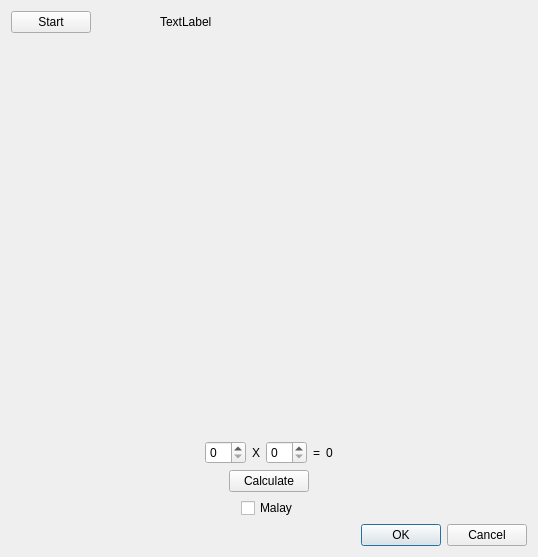
<?xml version="1.0" encoding="UTF-8"?>
<ui version="4.0">
 <class>HelloWorldDialogBase</class>
 <widget class="QDialog" name="HelloWorldDialogBase">
  <property name="geometry">
   <rect>
    <x>0</x>
    <y>0</y>
    <width>538</width>
    <height>557</height>
   </rect>
  </property>
  <property name="windowTitle">
   <string>Hello World</string>
  </property>
  <layout class="QGridLayout" name="gridLayout">
   <item row="0" column="0">
    <layout class="QVBoxLayout" name="verticalLayout">
     <item>
      <layout class="QHBoxLayout" name="horizontalLayout_2">
       <item>
        <widget class="QPushButton" name="pbStart">
         <property name="text">
          <string>Start</string>
         </property>
        </widget>
       </item>
       <item>
        <spacer name="horizontalSpacer_2">
         <property name="orientation">
          <enum>Qt::Horizontal</enum>
         </property>
         <property name="sizeHint" stdset="0">
          <size>
           <width>10</width>
           <height>20</height>
          </size>
         </property>
        </spacer>
       </item>
       <item>
        <widget class="QLabel" name="lbHello">
         <property name="text">
          <string>TextLabel</string>
         </property>
        </widget>
       </item>
       <item>
        <spacer name="horizontalSpacer_3">
         <property name="orientation">
          <enum>Qt::Horizontal</enum>
         </property>
         <property name="sizeHint" stdset="0">
          <size>
           <width>40</width>
           <height>20</height>
          </size>
         </property>
        </spacer>
       </item>
       <item>
        <spacer name="horizontalSpacer_6">
         <property name="orientation">
          <enum>Qt::Horizontal</enum>
         </property>
         <property name="sizeHint" stdset="0">
          <size>
           <width>40</width>
           <height>20</height>
          </size>
         </property>
        </spacer>
       </item>
       <item>
        <spacer name="horizontalSpacer_7">
         <property name="orientation">
          <enum>Qt::Horizontal</enum>
         </property>
         <property name="sizeHint" stdset="0">
          <size>
           <width>40</width>
           <height>20</height>
          </size>
         </property>
        </spacer>
       </item>
       <item>
        <spacer name="horizontalSpacer_4">
         <property name="orientation">
          <enum>Qt::Horizontal</enum>
         </property>
         <property name="sizeHint" stdset="0">
          <size>
           <width>40</width>
           <height>20</height>
          </size>
         </property>
        </spacer>
       </item>
       <item>
        <spacer name="horizontalSpacer_5">
         <property name="orientation">
          <enum>Qt::Horizontal</enum>
         </property>
         <property name="sizeHint" stdset="0">
          <size>
           <width>40</width>
           <height>20</height>
          </size>
         </property>
        </spacer>
       </item>
      </layout>
     </item>
     <item>
      <spacer name="verticalSpacer">
       <property name="orientation">
        <enum>Qt::Vertical</enum>
       </property>
       <property name="sizeHint" stdset="0">
        <size>
         <width>20</width>
         <height>40</height>
        </size>
       </property>
      </spacer>
     </item>
     <item>
      <layout class="QVBoxLayout" name="verticalLayout_2">
       <item>
        <layout class="QHBoxLayout" name="horizontalLayout_5">
         <item>
          <spacer name="horizontalSpacer_11">
           <property name="orientation">
            <enum>Qt::Horizontal</enum>
           </property>
           <property name="sizeHint" stdset="0">
            <size>
             <width>40</width>
             <height>20</height>
            </size>
           </property>
          </spacer>
         </item>
         <item>
          <layout class="QHBoxLayout" name="horizontalLayout_4">
           <item>
            <widget class="QSpinBox" name="sbValue1"/>
           </item>
           <item>
            <widget class="QLabel" name="label_2">
             <property name="text">
              <string>X</string>
             </property>
            </widget>
           </item>
           <item>
            <widget class="QSpinBox" name="sbValue2"/>
           </item>
           <item>
            <widget class="QLabel" name="label">
             <property name="text">
              <string>=</string>
             </property>
            </widget>
           </item>
           <item>
            <widget class="QLabel" name="lbAnswer">
             <property name="text">
              <string>0</string>
             </property>
            </widget>
           </item>
          </layout>
         </item>
         <item>
          <spacer name="horizontalSpacer_10">
           <property name="orientation">
            <enum>Qt::Horizontal</enum>
           </property>
           <property name="sizeHint" stdset="0">
            <size>
             <width>40</width>
             <height>20</height>
            </size>
           </property>
          </spacer>
         </item>
        </layout>
       </item>
       <item>
        <layout class="QHBoxLayout" name="horizontalLayout_6">
         <item>
          <spacer name="horizontalSpacer_12">
           <property name="orientation">
            <enum>Qt::Horizontal</enum>
           </property>
           <property name="sizeHint" stdset="0">
            <size>
             <width>40</width>
             <height>20</height>
            </size>
           </property>
          </spacer>
         </item>
         <item>
          <widget class="QPushButton" name="pbCalculate">
           <property name="text">
            <string>Calculate</string>
           </property>
          </widget>
         </item>
         <item>
          <spacer name="horizontalSpacer_13">
           <property name="orientation">
            <enum>Qt::Horizontal</enum>
           </property>
           <property name="sizeHint" stdset="0">
            <size>
             <width>40</width>
             <height>20</height>
            </size>
           </property>
          </spacer>
         </item>
        </layout>
       </item>
      </layout>
     </item>
     <item>
      <layout class="QHBoxLayout" name="horizontalLayout_3">
       <item>
        <spacer name="horizontalSpacer_8">
         <property name="orientation">
          <enum>Qt::Horizontal</enum>
         </property>
         <property name="sizeHint" stdset="0">
          <size>
           <width>40</width>
           <height>20</height>
          </size>
         </property>
        </spacer>
       </item>
       <item>
        <widget class="QCheckBox" name="cbUseMalay">
         <property name="text">
          <string>Malay</string>
         </property>
        </widget>
       </item>
       <item>
        <spacer name="horizontalSpacer_9">
         <property name="orientation">
          <enum>Qt::Horizontal</enum>
         </property>
         <property name="sizeHint" stdset="0">
          <size>
           <width>40</width>
           <height>20</height>
          </size>
         </property>
        </spacer>
       </item>
      </layout>
     </item>
     <item>
      <layout class="QHBoxLayout" name="horizontalLayout">
       <item>
        <spacer name="horizontalSpacer">
         <property name="orientation">
          <enum>Qt::Horizontal</enum>
         </property>
         <property name="sizeHint" stdset="0">
          <size>
           <width>40</width>
           <height>20</height>
          </size>
         </property>
        </spacer>
       </item>
       <item>
        <widget class="QDialogButtonBox" name="button_box">
         <property name="orientation">
          <enum>Qt::Horizontal</enum>
         </property>
         <property name="standardButtons">
          <set>QDialogButtonBox::Cancel|QDialogButtonBox::Ok</set>
         </property>
        </widget>
       </item>
      </layout>
     </item>
    </layout>
   </item>
  </layout>
 </widget>
 <resources/>
 <connections>
  <connection>
   <sender>button_box</sender>
   <signal>accepted()</signal>
   <receiver>HelloWorldDialogBase</receiver>
   <slot>accept()</slot>
   <hints>
    <hint type="sourcelabel">
     <x>20</x>
     <y>20</y>
    </hint>
    <hint type="destinationlabel">
     <x>20</x>
     <y>20</y>
    </hint>
   </hints>
  </connection>
  <connection>
   <sender>button_box</sender>
   <signal>rejected()</signal>
   <receiver>HelloWorldDialogBase</receiver>
   <slot>reject()</slot>
   <hints>
    <hint type="sourcelabel">
     <x>20</x>
     <y>20</y>
    </hint>
    <hint type="destinationlabel">
     <x>20</x>
     <y>20</y>
    </hint>
   </hints>
  </connection>
 </connections>
</ui>
